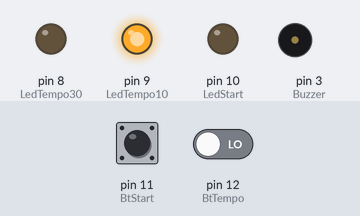
This sketch was run on a simulated Arduino Uno, built with avr-gcc and run on an emulated ATmega328P. Shown: output pins drawn as LEDs (lit = HIGH), buzzer (waves = sounding, pin HIGH). Inputs (shaded band) come from the test bench; at power-on: pin 11 (BtStart) LOW, pin 12 (BtTempo) LOW. What the sketch prints to the serial monitor is not drawn.

Above: at 1.2 s.
1.3 s: pin 11 (BtStart) pulled HIGH for 0.15 s
At 1.7 s:
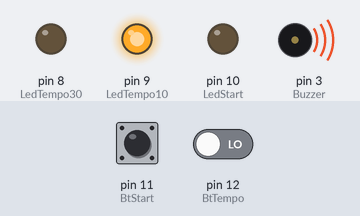
At 3.1 s:
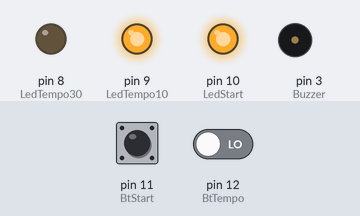
4.3 s: pin 12 (BtTempo) driven HIGH
At 4.6 s:
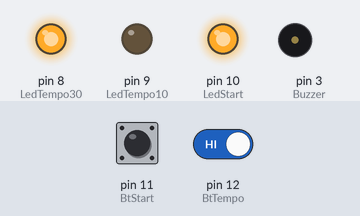
Timing chart, 0 to 37.7 s (numbered marks = the images above; inputs shaded):
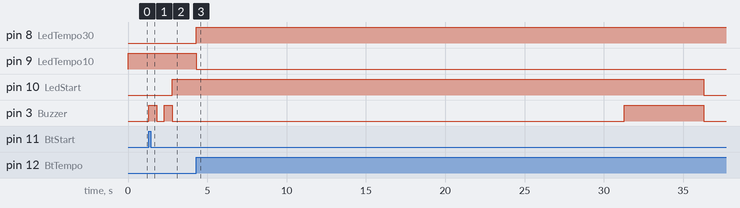

Measured:
- after the input at 1.3 s, pin 10 (LedStart): LOW → HIGH after 1.5 s; pin 3 (Buzzer): alternates HIGH for 0.50 s and LOW for 0.50 s, 4 changes in all, then stays LOW, starting at once
- after the input at 4.3 s, pin 8 (LedTempo30): LOW → HIGH at once; pin 9 (LedTempo10): HIGH → LOW at once; pin 10 (LedStart): HIGH → LOW after 32.0 s instead of 12.0 s

The sketch:

AirSoft-V6.ino
```cpp
//Alarme Air Soft pour Stephane
//On/Off, appuie bouton déclenche alarme au bout de x seconde
//Parametrage tempo 10 ou 30 s par un appuie bouton

#define Buzzer 3       //patte relai / buzzer
#define BtTempo 12   //bouton poussoir tempo 10 ou 30s
#define BtStart 11   //bouton poussoir start
#define LedStart 10 //led tempo declenché
#define LedTempo10 9//led tempo sur 10s
#define LedTempo30 8//led tempo sur 30s


//Tempo
int Tempo = 10000; // Tempo de base 10s (en ms)
int TempoMin = 10000;
int TempoMax = 30000;
int TempsBuzzer = 5000;

long Debut_Tempo; //calcul duréé
byte Flag_Debut_Tempo = 0;


//Bouton
int valBtTempo = 0;        //sauve etat bouton dans val
int old_valBtTempo = 0;    //sauve valeur précedente de val
int stateBtTempo = 0;       //0 = del eteint, 1 = del allumée

int valStart = 0;        //sauve etat bouton dans val
int FlagvalStart = 1; //flag debut
int old_valStart = 0;    //sauve valeur précedente de val
int stateStart = 0;       //0 = del eteint, 1 = del allumée


//Alarm
int AlarmGo= 0;

void setup() {
             Serial.begin(9600); //Moniteur série en 9600 Baud
             Serial.println("Alarme Air Soft Domochris.fr");
             pinMode(Buzzer, OUTPUT);   //patte sortie buzzer
             pinMode(BtTempo, INPUT); //patte bouton tempo
             pinMode(BtStart, INPUT); //patte bouton Start
             pinMode(LedStart, OUTPUT);   //patte del LedStart
             pinMode(LedTempo10, OUTPUT);   //patte del LedTempo10
             pinMode(LedTempo30, OUTPUT);   //patte del LedTempo30
             }

void loop() {

            Parametrage();
            Led();
            TempoGo();
            Alarm();

            }


void Parametrage(){

                  //Tempo
                  valBtTempo = digitalRead(BtTempo);   //lit etat du bouton
                  //Test si changement etat
                  if ((valBtTempo==HIGH) && (old_valBtTempo==LOW)){
                                                                  stateBtTempo=1-stateBtTempo;
                                                                  delay(10);
                                                                  }
                  old_valBtTempo = valBtTempo;    //sauve ancienne val

                  if (stateBtTempo == 1){
                                          Tempo = TempoMax;
                                           // digitalWrite(Buzzer, HIGH); //allume led
                                        }
                                        else  {
                                                  Tempo = TempoMin;
                                              }

                 //Start
                 if (FlagvalStart==1){
                                      valStart = digitalRead(BtStart);   //lit etat du bouton
                                      if (valStart == 1){
                                                          FlagvalStart =0;
                                                          Flag_Debut_Tempo = 1;
                                                         }
                                      }

                 }

   void Led(){ //affichage par led tempo et start

               if (AlarmGo == 2){ digitalWrite(LedStart, HIGH); //allume led LedStart
                               }
                                else {digitalWrite(LedStart, LOW); //eteind led LedStart
                                      }
               if (Tempo == TempoMin){ digitalWrite(LedTempo10, HIGH); //allume led LedTempo10
                                     }
                                      else {digitalWrite(LedTempo10, LOW); //eteind led LedTempo10
                                            }
               if (Tempo == TempoMax ){ digitalWrite(LedTempo30, HIGH); //allume led LedTempo30
                                       }
                                      else {digitalWrite(LedTempo30, LOW); //eteind led LedTempo30
                                            }

              }


  void TempoGo(){
 // Serial.println(Flag_Debut_Tempo);
                if (Flag_Debut_Tempo == 1){

                                          AlarmGo =1;
                                          Flag_Debut_Tempo =0;
                                          }

                }


  void Alarm(){
 //  Serial.println(Debut_Tempo);
               if (AlarmGo == 1){
                                 Debut_Tempo = millis();
                                 AlarmGo = 2;
                                 digitalWrite(Buzzer, HIGH); //allume buzzer deux bip 1/2 seconde au démarrage du compteur
                                 delay(500);
                                 digitalWrite(Buzzer, LOW); //allume buzzer
                                 delay(500);
                                 digitalWrite(Buzzer, HIGH); //allume buzzer
                                 delay(500);
                                 digitalWrite(Buzzer, LOW); //allume buzzer
                                 }

               if (AlarmGo == 2){
                                   //Debut_Tempo
                                  if ((millis() - Debut_Tempo)> Tempo){ //Temp + grand que Tempo declenchement buzzer

                                                                       if (((millis() - Debut_Tempo)-Tempo)< TempsBuzzer){ //Temps - grand que TempsBuzzer apres la Tempo

                                                                                                                          digitalWrite(Buzzer, HIGH); //allume buzzer
                                                                                                                          }

                                                                       else {
                                                                              AlarmGo = 0;
                                                                              FlagvalStart =1;
                                                                              digitalWrite(Buzzer, LOW); //eteins buzzer
                                                                              } //on sort de la boucle, plus de buzzer

                                                                       }


                                }
              }
```
